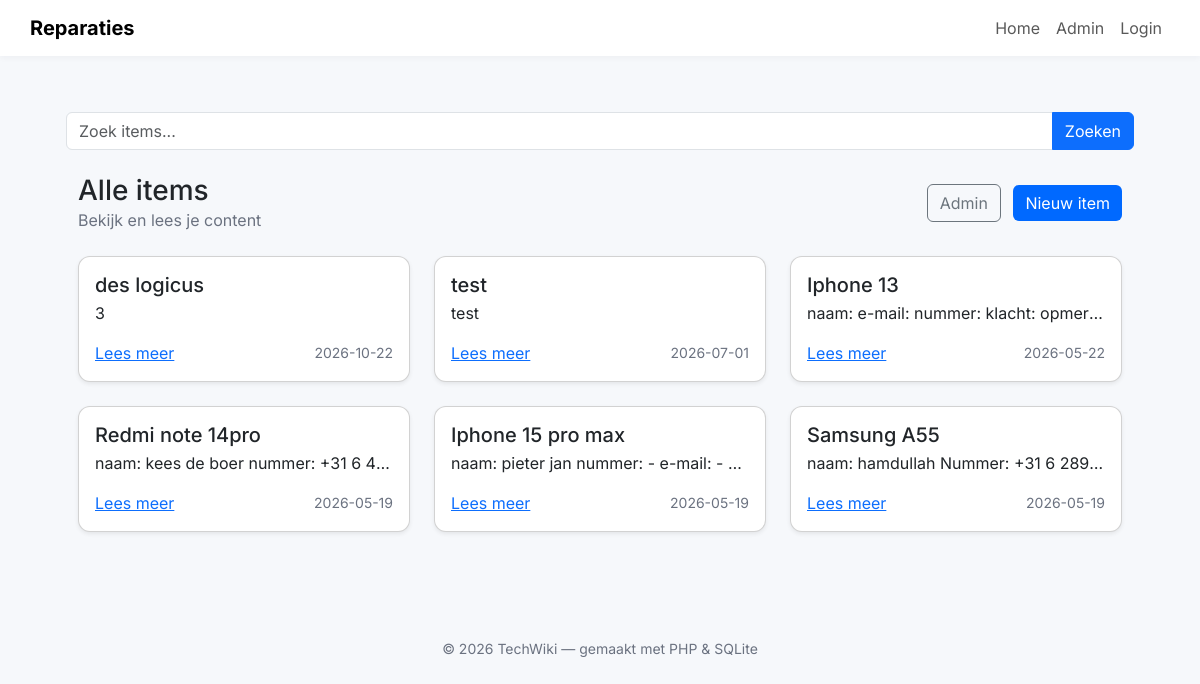
The page / on the database its author committed.
### tables this page shows
CREATE TABLE items (
  id INTEGER PRIMARY KEY AUTOINCREMENT,
  title TEXT NOT NULL,
  slug TEXT NOT NULL UNIQUE,
  content TEXT,
  category_id INTEGER,
  created_at TEXT,
  updated_at TEXT,
  FOREIGN KEY (category_id) REFERENCES categories(id) ON DELETE SET NULL
);

### src/Controller/FrontController.php (called while the page is built, shortened)
<?php
class FrontController {
    public function home() {
    $search = $_GET['search'] ?? '';
    if (!empty($search)) {
        $items = \App\Model\Item::search($search);
    } else {
        $items = \App\Model\Item::all();
    }
    include __DIR__ . '/../../templates/home.php';
}
}

### src/Model/Item.php (called while the page is built, shortened)
<?php
class Item {
    public static function all(): array {
        $pdo = Database::get();
        $stmt = $pdo->query("SELECT items.*, categories.name AS category_name FROM items LEFT JOIN categories ON items.category_id = categories.id ORDER BY created_at DESC");
        return $stmt->fetchAll(PDO::FETCH_ASSOC);
    }
}

### templates/home.php (the view, shortened to what this page needs)
<?php include __DIR__ . '/header.php'; ?>
<form method="GET" class="mb-4">
    <div class="input-group">
        <input
            type="text"
            name="search"
            class="form-control"
            placeholder="Zoek items..."
            value="<?= htmlspecialchars($search ?? '') ?>"
        >
        <button class="btn btn-primary" type="submit">
            Zoeken
        </button>
    </div>
</form>
<div class="container">
  <div class="d-flex justify-content-between align-items-center mb-4">
    <div>
      <h1 class="h3 mb-0">Alle items</h1>
      <div class="muted">Bekijk en lees je content</div>
    </div>
    <div>
      <a class="btn btn-outline-secondary me-2" href="?route=admin">Admin</a>
      <a class="btn btn-brand" href="?route=admin_create">Nieuw item</a>
    </div>
  </div>
  <?php if (empty($items)): ?>
    <div class="alert alert-info">Er zijn nog geen items. Maak er een aan via het admin-paneel.</div>
  <?php else: ?>
    <div class="row g-4">
      <?php foreach ($items as $item): ?>
        <div class="col-12 col-md-6 col-lg-4">
          <article class="card card-rounded h-100 shadow-sm">
            <div class="card-body d-flex flex-column">
              <h5 class="mb-1">
    <?= htmlspecialchars($item['title']) ?>
</h5>
              <p class="card-text text-truncate"><?= htmlspecialchars(substr($item['content'] ?? '', 0, 140)) ?></p>
              <div class="mt-auto d-flex justify-content-between align-items-center">
                <a href="?route=item&id=<?= (int)$item['id'] ?>" class="stretched-link">Lees meer</a>
                <small class="muted"><?= htmlspecialchars(date('Y-m-d', strtotime($item['created_at'] ?? 'now'))) ?></small>
              </div>
            </div>
          </article>
        </div>
      <?php endforeach; ?>
    </div>
  <?php endif; ?>
</div>
<?php include __DIR__ . '/footer.php'; ?>

### templates/header.php (style rules this page uses)
body { font-family: 'Inter', system-ui, -apple-system, "Segoe UI", Roboto, "Helvetica Neue", Arial; background:#f6f8fb; }
.card-rounded { border-radius: 12px; }
.btn-brand { background: #0069ff; color: #fff; border: none; }
.muted { color:#6b7280; }

### rows shown on the page
items: title "des logicus", content "3", created_at "2026-10-22"
items: title "test", content "test", created_at "2026-07-01"
items: title "Iphone 13", content "naam: e-mail: nummer: klacht: opmer…", created_at "2026-05-22"
items: title "Redmi note 14pro", content "naam: kees de boer nummer: +31 6 4…", created_at "2026-05-19"
items: title "Iphone 15 pro max", content "naam: pieter jan nummer: - e-mail: -…", created_at "2026-05-19"
items: title "Samsung A55", content "naam: hamdullah Nummer: +31 6 289…", created_at "2026-05-19"
